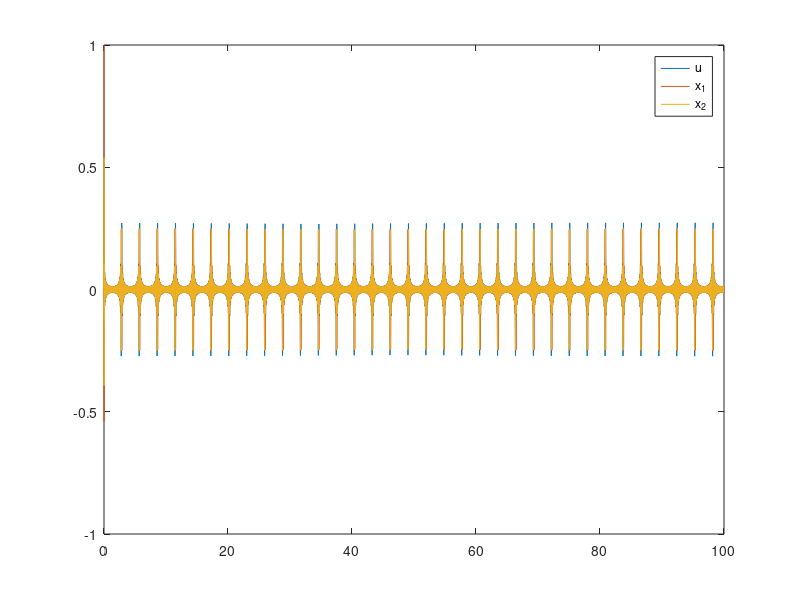

The MATLAB source for this figure: (Note: this script raises an error after producing the figure.)
clear all; clc; close all
addpath('Offline data generator')

load('offlinedata.mat')

%Offline data plot
plot(t,u_offline)
hold on
plot(t,x_offline)
hold off
legend("u","x_1","x_2")

% n = size(A,2);
[n, m] = size(B);

% K = [-1 0];

K_N = zeros(size(1,n));
M = eye(n);
R = 10*eye(m);

x_init = [1, 0]';
u_init = -K*x_init + GenerateNoise(t(1));

s = 0.5*((n+m)*((n+m)+1));

theta = zeros(s,1);

dtheta = ones(s,1);
phi = 0*u_init;

g = 1.5;

iter = 1;

theta_record = [];
dtheta_record = [];
phi_record = [];
t_record = [];

%============Start of while loop==========================
count = 1;

while (count<100)%(norm(dtheta) > 1e-3)%
    x_off = x_offline(:,iter);
    u_off = u_offline(:,iter);
    t_off = t(:,iter);

    xdot = x_offline(:,iter+1);
    udot = -K*xdot + GenerateNoise(t_off);

    c_xu = cost_func(x_off,u_off, M, R);
    d_xu = cost_func(x_off,u_off, M, R);
    d_xphi = cost_func(x_off,phi, M, R);

    U1 = [x_off; u_off];
    U2 = [x_off; phi];
    Udot = [xdot; udot];

    Si_U1 = GetKron(U1, n, m);
    Si_U2 = GetKron(U2, n, m);

    %Eq. 23:
    Q = Q_func(d_xu, theta, Si_U1);

    %Eq. 24:

    %Zeta(t):
    zeta(:,iter) = Si_U2 - Si_U1 + diff_Si_func(U2, Udot, n, m);

    %b(t):
    b(:,iter) = c_xu - d_xu + d_xphi + cost_diff_func(x_off, xdot, u_off, udot, M, R);

    %Theta 
    a = g/ (t_off + 1);

    dtheta  = -a * (zeta(:,iter)'*theta + b(:,iter))*zeta(:,iter);

    theta = theta + dtheta;
    
    Q_phi = GetVec2mat(theta,n , m);
    Qux = Q_phi(end,1:n);
    
    K_N = Qux;
    phi = -inv(R)*Qux*x_off;
    
    iter = iter + 1;
    count = count + 1;
    
    %Store theta and phi
    theta_record = [theta_record theta];
    dtheta_record = [dtheta_record dtheta];
    phi_record = [phi_record phi];
    t_record = [t_record t_off];
end
%============End of while loop============================


check_val(A,B,x_init, u_init, iter, K_N, n, m, t_record)

%Plots
figure()
% plot([1:iter-1],phi_record)
plot(t_record,phi_record)
xlabel("time")
title("Phi record")

figure()
plot(t_record,theta_record)
xlabel("time")
% plot([1:iter-1],theta_record)
title("\theta record")

figure()
plot(t_record,dtheta_record)
xlabel("time")
% plot([1:iter-1],dtheta_record)
title("\frac{d\theta}{dt} record")
title('$\displaystyle\frac{d\theta}{dt}$','interpreter','latex')